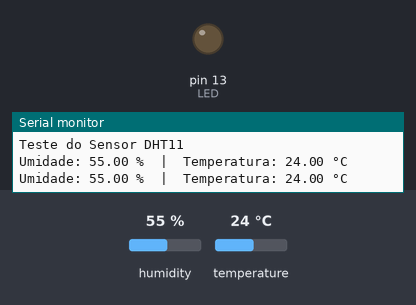
Bench run of a sketch on a simulated Arduino Uno, built with avr-gcc and run on an emulated ATmega328P. Shown: output pins drawn as LEDs (lit = HIGH), the last lines printed to the serial monitor. The inputs (shaded band) are chosen by the test bench; at power-on: humidity 55 %, temperature 24 °C.

Above: at 4.8 s.
4.9 s: humidity set to 59 %
At 7.1 s:
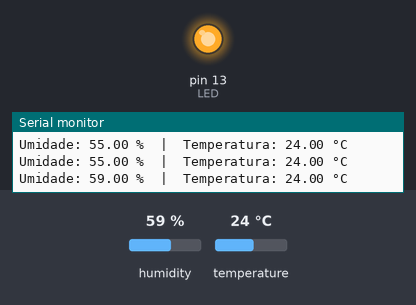
7.9 s: humidity set to 22 %
At 9.5 s:
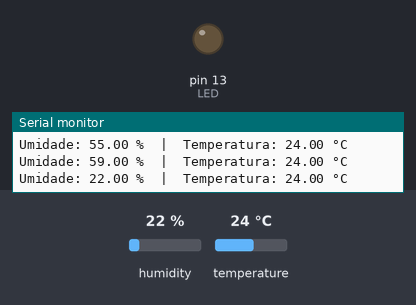
10.9 s: humidity set to 68 %
At 13.1 s:
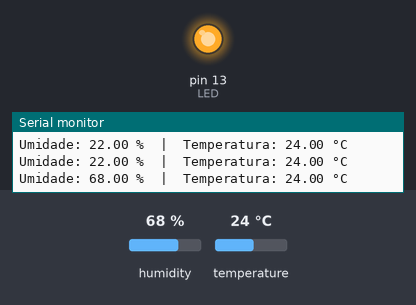
Timing chart, 0 to 14.6 s (numbered marks = the images above; inputs shaded):
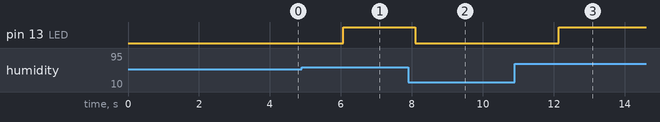

The sketch:

SensorLedDth11.ino
```cpp
/*==================== PROGRAM ==============================
 * Program: Teste_Sensor_DHT11
 * Date of Create: 14/10/2025
 * Update in: 2025-10-14 09:21:28
 * Author: Jefferson Bezerra dos Santos
 * Description: Programa simples para testar o sensor DHT11.
 *              O código lê a temperatura e a umidade do ar
 *              e exibe os valores no Monitor Serial.
 *              Usando Led para da o sinal de resposta
 *===========================================================
 */

/*==================== ESTRUTURA DE PINOS ====================
 * DHT11 → Arduino
 * ----------------
 * VCC   → 5V
 * DATA  → Pino Digital 10
 * Void  -> Não usar esse pino do sensor
 * GND   → GND
 * ==========================================================
 */

#include <Arduino.h>  // Biblioteca base do Arduino
#include "DHT.h"      // Biblioteca do sensor DHT

#define DHTPIN A2       // Define o pino digital onde o sinal DATA do DHT11 está conectado
#define DHTTYPE DHT11   // Define o tipo do sensor (DHT11)
#define LED 13

DHT dht(DHTPIN, DHTTYPE); // Cria um objeto 'dht' para manipular o sensor

void setup() {
  pinMode(LED, OUTPUT);
  Serial.begin(9600);          // Inicializa a comunicação serial a 9600 bps
  Serial.println("Teste do Sensor DHT11");
  dht.begin();                 // Inicializa o sensor DHT11
}

void loop() {
  delay(2000); // Aguarda 2 segundos entre cada leitura (tempo recomendado pelo fabricante)

  // Leitura dos valores de umidade e temperatura
  float umidade = dht.readHumidity();
  float temperatura = dht.readTemperature(); // Valor em Celsius

  // Verifica se a leitura falhou
  if (isnan(umidade) || isnan(temperatura)) {
    Serial.println("Falha ao ler o sensor DHT11!");
    return;
  }
  if (umidade >= 58) {
    digitalWrite(LED, HIGH);

  }else{
    digitalWrite(LED, LOW);
  }

  // Exibe os valores lidos no Monitor Serial
  Serial.print("Umidade: ");
  Serial.print(umidade);
  Serial.print(" %  |  Temperatura: ");
  Serial.print(temperatura);
  Serial.println(" °C");
}
```

Measured:
- the behaviour switches between 57 and 58 % on humidity (found by bisection; images 0 and 1)
- after the input at 4.9 s, pin 13 (LED): LOW → HIGH after 1.2 s
- after the input at 7.9 s, pin 13 (LED): HIGH → LOW after 0.20 s
- after the input at 10.9 s, pin 13 (LED): LOW → HIGH after 1.2 s
